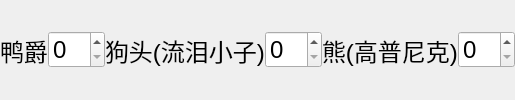
        <widget class="QWidget" name="widget_7" native="true">
         <property name="minimumSize">
          <size>
           <width>0</width>
           <height>0</height>
          </size>
         </property>
         <property name="font">
          <font>
           <family>Arial</family>
           <pointsize>18</pointsize>
          </font>
         </property>
         <layout class="QHBoxLayout" name="horizontalLayout_11">
          <property name="spacing">
           <number>0</number>
          </property>
          <property name="leftMargin">
           <number>0</number>
          </property>
          <property name="topMargin">
           <number>0</number>
          </property>
          <property name="rightMargin">
           <number>0</number>
          </property>
          <property name="bottomMargin">
           <number>0</number>
          </property>
          <item>
           <layout class="QHBoxLayout" name="horizontalLayout_5">
            <item>
             <widget class="QLabel" name="label_18">
              <property name="minimumSize">
               <size>
                <width>0</width>
                <height>0</height>
               </size>
              </property>
              <property name="font">
               <font>
                <family>Arial</family>
                <pointsize>18</pointsize>
               </font>
              </property>
              <property name="text">
               <string>鸭爵</string>
              </property>
             </widget>
            </item>
            <item>
             <widget class="QSpinBox" name="n_duck">
              <property name="minimumSize">
               <size>
                <width>0</width>
                <height>0</height>
               </size>
              </property>
              <property name="font">
               <font>
                <family>Arial</family>
                <pointsize>18</pointsize>
               </font>
              </property>
             </widget>
            </item>
           </layout>
          </item>
          <item>
           <layout class="QHBoxLayout" name="horizontalLayout_8">
            <item>
             <widget class="QLabel" name="label_19">
              <property name="minimumSize">
               <size>
                <width>0</width>
                <height>0</height>
               </size>
              </property>
              <property name="font">
               <font>
                <family>Arial</family>
                <pointsize>18</pointsize>
               </font>
              </property>
              <property name="text">
               <string>狗头(流泪小子)</string>
              </property>
             </widget>
            </item>
            <item>
             <widget class="QSpinBox" name="n_dog">
              <property name="minimumSize">
               <size>
                <width>0</width>
                <height>0</height>
               </size>
              </property>
              <property name="font">
               <font>
                <family>Arial</family>
                <pointsize>18</pointsize>
               </font>
              </property>
             </widget>
            </item>
           </layout>
          </item>
          <item>
           <layout class="QHBoxLayout" name="horizontalLayout_9">
            <item>
             <widget class="QLabel" name="label_20">
              <property name="minimumSize">
               <size>
                <width>0</width>
                <height>0</height>
               </size>
              </property>
              <property name="font">
               <font>
                <family>Arial</family>
                <pointsize>18</pointsize>
               </font>
              </property>
              <property name="text">
               <string>熊(高普尼克)</string>
              </property>
             </widget>
            </item>
            <item>
             <widget class="QSpinBox" name="n_bear">
              <property name="minimumSize">
               <size>
                <width>0</width>
                <height>0</height>
               </size>
              </property>
              <property name="font">
               <font>
                <family>Arial</family>
                <pointsize>18</pointsize>
               </font>
              </property>
             </widget>
            </item>
           </layout>
          </item>
         </layout>
        </widget>
